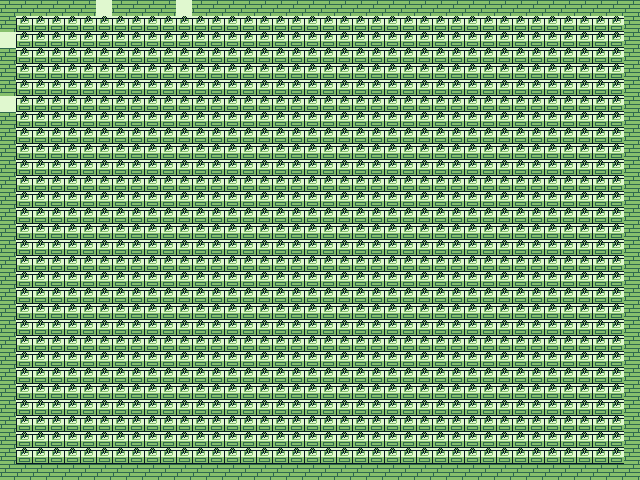

Below is a game level as drawn by its tile map, then a one-line description and the .tmx file that defines it, in full:
An orthogonal 40x30 tile map with 16x16 px tiles, 1 tile layer (Background) and 2 objects (becR, testMan).

<map version="1.8" tiledversion="1.8.2" orientation="orthogonal" renderorder="right-down" width="40" height="30" tilewidth="16" tileheight="16" infinite="0" nextlayerid="5" nextobjectid="79">
 <editorsettings>
  <export target="map.json" format="json" />
 </editorsettings>
 <properties>
  <property name="n" value="1" />
 </properties>
 <tileset firstgid="1" source="tileset.tsx" />
 <layer id="1" name="Background" width="40" height="30">
  <data encoding="csv">
34,34,34,34,34,34,35,34,34,34,34,35,34,34,34,34,34,34,34,34,34,34,34,34,34,34,34,34,34,34,34,34,34,34,34,34,34,34,34,34,
34,43,43,43,43,43,43,43,43,43,43,43,43,43,43,43,43,43,43,43,43,43,43,43,43,43,43,43,43,43,43,43,43,43,43,43,43,43,43,34,
35,43,43,43,43,43,43,43,43,43,43,43,43,43,43,43,43,43,43,43,43,43,43,43,43,43,43,43,43,43,43,43,43,43,43,43,43,43,43,34,
34,43,43,43,43,43,43,43,43,43,43,43,43,43,43,43,43,43,43,43,43,43,43,43,43,43,43,43,43,43,43,43,43,43,43,43,43,43,43,34,
34,43,43,43,43,43,43,43,43,43,43,43,43,43,43,43,43,43,43,43,43,43,43,43,43,43,43,43,43,43,43,43,43,43,43,43,43,43,43,34,
34,43,43,43,43,43,43,43,43,43,43,43,43,43,43,43,43,43,43,43,43,43,43,43,43,43,43,43,43,43,43,43,43,43,43,43,43,43,43,34,
35,43,43,43,43,43,43,43,43,43,43,43,43,43,43,43,43,43,43,43,43,43,43,43,43,43,43,43,43,43,43,43,43,43,43,43,43,43,43,34,
34,43,43,43,43,43,43,43,43,43,43,43,43,43,43,43,43,43,43,43,43,43,43,43,43,43,43,43,43,43,43,43,43,43,43,43,43,43,43,34,
34,43,43,43,43,43,43,43,43,43,43,43,43,43,43,43,43,43,43,43,43,43,43,43,43,43,43,43,43,43,43,43,43,43,43,43,43,43,43,34,
34,43,43,43,43,43,43,43,43,43,43,43,43,43,43,43,43,43,43,43,43,43,43,43,43,43,43,43,43,43,43,43,43,43,43,43,43,43,43,34,
34,43,43,43,43,43,43,43,43,43,43,43,43,43,43,43,43,43,43,43,43,43,43,43,43,43,43,43,43,43,43,43,43,43,43,43,43,43,43,34,
34,43,43,43,43,43,43,43,43,43,43,43,43,43,43,43,43,43,43,43,43,43,43,43,43,43,43,43,43,43,43,43,43,43,43,43,43,43,43,34,
34,43,43,43,43,43,43,43,43,43,43,43,43,43,43,43,43,43,43,43,43,43,43,43,43,43,43,43,43,43,43,43,43,43,43,43,43,43,43,34,
34,43,43,43,43,43,43,43,43,43,43,43,43,43,43,43,43,43,43,43,43,43,43,43,43,43,43,43,43,43,43,43,43,43,43,43,43,43,43,34,
34,43,43,43,43,43,43,43,43,43,43,43,43,43,43,43,43,43,43,43,43,43,43,43,43,43,43,43,43,43,43,43,43,43,43,43,43,43,43,34,
34,43,43,43,43,43,43,43,43,43,43,43,43,43,43,43,43,43,43,43,43,43,43,43,43,43,43,43,43,43,43,43,43,43,43,43,43,43,43,34,
34,43,43,43,43,43,43,43,43,43,43,43,43,43,43,43,43,43,43,43,43,43,43,43,43,43,43,43,43,43,43,43,43,43,43,43,43,43,43,34,
34,43,43,43,43,43,43,43,43,43,43,43,43,43,43,43,43,43,43,43,43,43,43,43,43,43,43,43,43,43,43,43,43,43,43,43,43,43,43,34,
34,43,43,43,43,43,43,43,43,43,43,43,43,43,43,43,43,43,43,43,43,43,43,43,43,43,43,43,43,43,43,43,43,43,43,43,43,43,43,34,
34,43,43,43,43,43,43,43,43,43,43,43,43,43,43,43,43,43,43,43,43,43,43,43,43,43,43,43,43,43,43,43,43,43,43,43,43,43,43,34,
34,43,43,43,43,43,43,43,43,43,43,43,43,43,43,43,43,43,43,43,43,43,43,43,43,43,43,43,43,43,43,43,43,43,43,43,43,43,43,34,
34,43,43,43,43,43,43,43,43,43,43,43,43,43,43,43,43,43,43,43,43,43,43,43,43,43,43,43,43,43,43,43,43,43,43,43,43,43,43,34,
34,43,43,43,43,43,43,43,43,43,43,43,43,43,43,43,43,43,43,43,43,43,43,43,43,43,43,43,43,43,43,43,43,43,43,43,43,43,43,34,
34,43,43,43,43,43,43,43,43,43,43,43,43,43,43,43,43,43,43,43,43,43,43,43,43,43,43,43,43,43,43,43,43,43,43,43,43,43,43,34,
34,43,43,43,43,43,43,43,43,43,43,43,43,43,43,43,43,43,43,43,43,43,43,43,43,43,43,43,43,43,43,43,43,43,43,43,43,43,43,34,
34,43,43,43,43,43,43,43,43,43,43,43,43,43,43,43,43,43,43,43,43,43,43,43,43,43,43,43,43,43,43,43,43,43,43,43,43,43,43,34,
34,43,43,43,43,43,43,43,43,43,43,43,43,43,43,43,43,43,43,43,43,43,43,43,43,43,43,43,43,43,43,43,43,43,43,43,43,43,43,34,
34,43,43,43,43,43,43,43,43,43,43,43,43,43,43,43,43,43,43,43,43,43,43,43,43,43,43,43,43,43,43,43,43,43,43,43,43,43,43,34,
34,43,43,43,43,43,43,43,43,43,43,43,43,43,43,43,43,43,43,43,43,43,43,43,43,43,43,43,43,43,43,43,43,43,43,43,43,43,43,34,
34,34,34,34,34,34,34,34,34,34,34,34,34,34,34,34,34,34,34,34,34,34,34,34,34,34,34,34,34,34,34,34,34,34,34,34,34,34,34,34
</data>
 </layer>
 <objectgroup id="4" name="Object Layer 1">
  <object id="77" name="becR" gid="23" x="32" y="64" width="16" height="16">
   <properties>
    <property name="class" value="Npc" />
    <property name="constructor" value="&amp;dialogue::becRMsg" />
   </properties>
  </object>
  <object id="76" name="testMan" gid="21" x="80" y="64" width="16" height="16">
   <properties>
    <property name="class" value="Npc" />
    <property name="constructor" value="&amp;dialogue::test" />
   </properties>
  </object>
 </objectgroup>
</map>